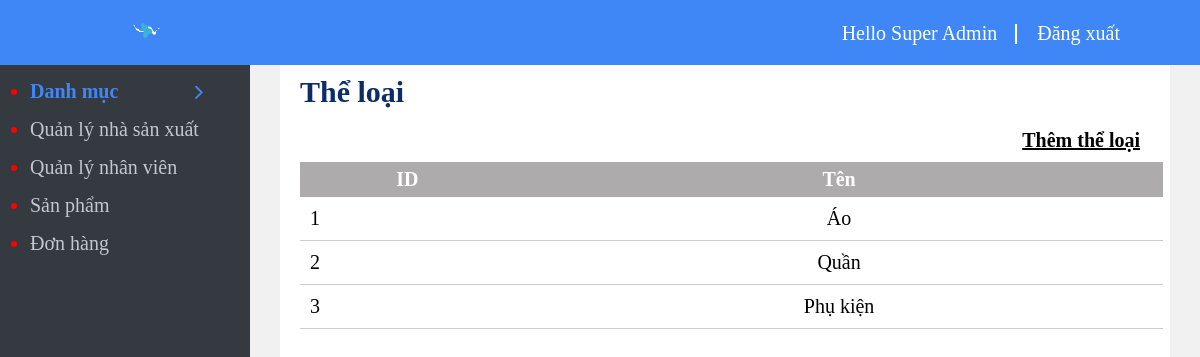
Screenshot of /admin/category/index.php (signed in) with the database file from the repository.
### tables this page shows
CREATE TABLE `category` (
  `id` int(11) NOT NULL,
  `name` varchar(50) NOT NULL
);

### admin/category/index.php (the view, shortened to what this page needs)
<?php include '../menu_top.php'; ?>
<?php require '../connect.php';
$sql="select * from category";
$result=mysqli_query($connect,$sql);
?>		<h2 style="padding: 10px 10px 10px 20px; display: inline-block; color: #0c2d68;" >Thể loại</h2>
		<br>
		<a class="create_title" href="form_insert.php">Thêm thể loại</a>
		<table border="1" width="100%">
			<tr>
				<th >ID</th>
				<th >Tên</th>
			</tr>
			<?php foreach ($result as $key => $each) { ?>
				<tr>
					<td><?php echo $key+1 ?></td>
					<td style="text-align:center;"><?php echo $each['name']?></td>
				</tr>
			<?php } ?>
		</table>
<?php include '../menu_bottom.php'; ?>

### admin/css/style.css (style rules this page uses)
* { margin: 0; padding: 0; box-sizing: none; }
table, td, th { border: 0 solid black; }
table { width: 97%; border-collapse: collapse; margin: 20px; }
table, td { border-bottom: 1px solid #ccc; padding: 10px; }
.create_title { padding: 10px 30px 10px 10px; color: black; float: right; font-weight: 600; }
th { padding: 6px 0px; color: white; background-color: #adabab; }

### rows the page displays
category: name "Áo"
category: name "Quần"
category: name "Phụ kiện"

### other values shown
$_SESSION['name_admin'] "Super Admin"
